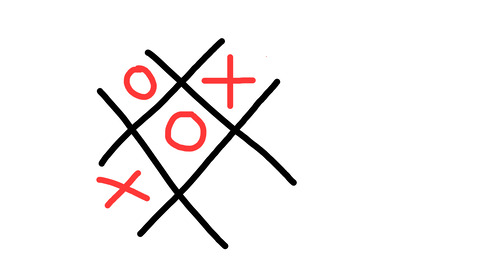
#> input picture a.jpeg, 500 x 264 px
$ python -i vision.py   (imports and definitions only)
#> lines starting #> are read from the running program, lines starting #| are printed output that depends on the picture
# pyright: strict

from src.commons import *

import numpy as np
import cv2
from cv2.typing import MatLike, Point
import math

def pdist(a: Point, b: Point) -> float:
    return ((a[0] - b[0])**2 + (a[1] - b[1])**2)**0.5


# [425 lines that did not run here, left out]

>>> import cv2
>>> picture = cv2.imread('../a.jpeg', cv2.IMREAD_GRAYSCALE)
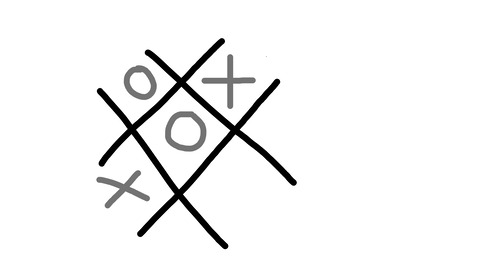
#> picture: shape (264, 500); min 0, max 255, mean 243.2
#> (the run stopped early here; a loop or call above may not have finished)
